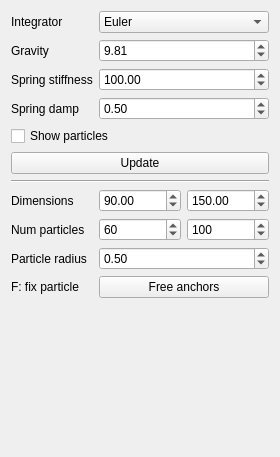
<?xml version="1.0" encoding="UTF-8"?>
<ui version="4.0">
 <class>WidgetCloth</class>
 <widget class="QWidget" name="WidgetCloth">
  <property name="geometry">
   <rect>
    <x>0</x>
    <y>0</y>
    <width>280</width>
    <height>457</height>
   </rect>
  </property>
  <property name="windowTitle">
   <string>Form</string>
  </property>
  <layout class="QFormLayout" name="formLayout">
   <item row="2" column="0">
    <widget class="QLabel" name="label">
     <property name="text">
      <string>Gravity</string>
     </property>
    </widget>
   </item>
   <item row="2" column="1">
    <widget class="QDoubleSpinBox" name="gravity">
     <property name="maximum">
      <double>100.000000000000000</double>
     </property>
     <property name="singleStep">
      <double>1.000000000000000</double>
     </property>
     <property name="value">
      <double>9.810000000000000</double>
     </property>
    </widget>
   </item>
   <item row="3" column="0">
    <widget class="QLabel" name="label_3">
     <property name="text">
      <string>Spring stiffness</string>
     </property>
    </widget>
   </item>
   <item row="3" column="1">
    <widget class="QDoubleSpinBox" name="springStiffness">
     <property name="maximum">
      <double>1000.000000000000000</double>
     </property>
     <property name="singleStep">
      <double>10.000000000000000</double>
     </property>
     <property name="value">
      <double>100.000000000000000</double>
     </property>
    </widget>
   </item>
   <item row="4" column="0">
    <widget class="QLabel" name="label_6">
     <property name="text">
      <string>Spring damp</string>
     </property>
    </widget>
   </item>
   <item row="4" column="1">
    <widget class="QDoubleSpinBox" name="springDamping">
     <property name="maximum">
      <double>1.000000000000000</double>
     </property>
     <property name="singleStep">
      <double>0.100000000000000</double>
     </property>
     <property name="value">
      <double>0.500000000000000</double>
     </property>
    </widget>
   </item>
   <item row="5" column="0" colspan="2">
    <widget class="QCheckBox" name="showParticles">
     <property name="text">
      <string>Show particles</string>
     </property>
     <property name="checked">
      <bool>false</bool>
     </property>
    </widget>
   </item>
   <item row="6" column="0" colspan="2">
    <widget class="QPushButton" name="btnUpdate">
     <property name="text">
      <string>Update</string>
     </property>
    </widget>
   </item>
   <item row="7" column="0" colspan="2">
    <widget class="Line" name="line">
     <property name="orientation">
      <enum>Qt::Horizontal</enum>
     </property>
    </widget>
   </item>
   <item row="8" column="0">
    <widget class="QLabel" name="label_2">
     <property name="text">
      <string>Dimensions</string>
     </property>
    </widget>
   </item>
   <item row="8" column="1">
    <layout class="QHBoxLayout" name="horizontalLayout">
     <item>
      <widget class="QDoubleSpinBox" name="sizeX">
       <property name="maximum">
        <double>200.000000000000000</double>
       </property>
       <property name="singleStep">
        <double>10.000000000000000</double>
       </property>
       <property name="value">
        <double>90.000000000000000</double>
       </property>
      </widget>
     </item>
     <item>
      <widget class="QDoubleSpinBox" name="sizeY">
       <property name="maximum">
        <double>200.000000000000000</double>
       </property>
       <property name="singleStep">
        <double>10.000000000000000</double>
       </property>
       <property name="value">
        <double>150.000000000000000</double>
       </property>
      </widget>
     </item>
    </layout>
   </item>
   <item row="9" column="0">
    <widget class="QLabel" name="label_4">
     <property name="text">
      <string>Num particles</string>
     </property>
    </widget>
   </item>
   <item row="9" column="1">
    <layout class="QHBoxLayout" name="horizontalLayout_2">
     <item>
      <widget class="QSpinBox" name="numParticlesX">
       <property name="minimum">
        <number>2</number>
       </property>
       <property name="maximum">
        <number>1000</number>
       </property>
       <property name="singleStep">
        <number>5</number>
       </property>
       <property name="value">
        <number>60</number>
       </property>
      </widget>
     </item>
     <item>
      <widget class="QSpinBox" name="numParticlesY">
       <property name="minimum">
        <number>2</number>
       </property>
       <property name="maximum">
        <number>1000</number>
       </property>
       <property name="singleStep">
        <number>5</number>
       </property>
       <property name="value">
        <number>100</number>
       </property>
      </widget>
     </item>
    </layout>
   </item>
   <item row="10" column="0">
    <widget class="QLabel" name="label_5">
     <property name="text">
      <string>Particle radius</string>
     </property>
    </widget>
   </item>
   <item row="10" column="1">
    <widget class="QDoubleSpinBox" name="particleRad">
     <property name="minimum">
      <double>0.010000000000000</double>
     </property>
     <property name="maximum">
      <double>100.000000000000000</double>
     </property>
     <property name="singleStep">
      <double>0.100000000000000</double>
     </property>
     <property name="value">
      <double>0.500000000000000</double>
     </property>
    </widget>
   </item>
   <item row="12" column="0">
    <widget class="QLabel" name="label_8">
     <property name="text">
      <string>F: fix particle</string>
     </property>
    </widget>
   </item>
   <item row="12" column="1">
    <widget class="QPushButton" name="btnFreeAnchors">
     <property name="text">
      <string>Free anchors</string>
     </property>
    </widget>
   </item>
   <item row="1" column="0">
    <widget class="QLabel" name="label_7">
     <property name="text">
      <string>Integrator</string>
     </property>
    </widget>
   </item>
   <item row="1" column="1">
    <widget class="QComboBox" name="integrator">
     <item>
      <property name="text">
       <string>Euler</string>
      </property>
     </item>
     <item>
      <property name="text">
       <string>Symplectic Euler</string>
      </property>
     </item>
     <item>
      <property name="text">
       <string>Midpoint</string>
      </property>
     </item>
     <item>
      <property name="text">
       <string>RK2</string>
      </property>
     </item>
     <item>
      <property name="text">
       <string>RK4</string>
      </property>
     </item>
     <item>
      <property name="text">
       <string>Verlet</string>
      </property>
     </item>
    </widget>
   </item>
   <item row="13" column="1">
    <spacer name="verticalSpacer">
     <property name="orientation">
      <enum>Qt::Vertical</enum>
     </property>
     <property name="sizeHint" stdset="0">
      <size>
       <width>20</width>
       <height>40</height>
      </size>
     </property>
    </spacer>
   </item>
  </layout>
 </widget>
 <resources/>
 <connections/>
</ui>
